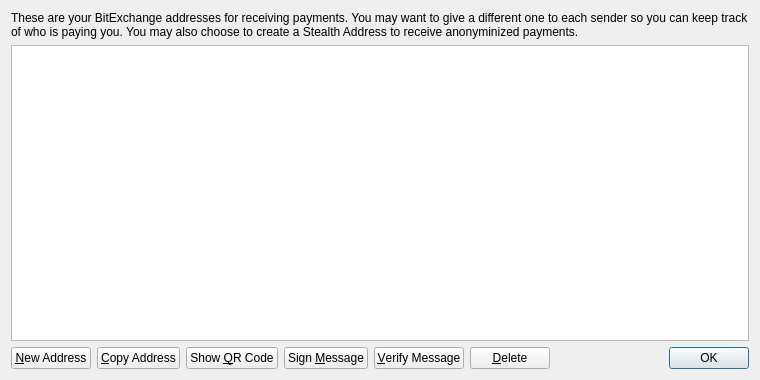
<?xml version="1.0" encoding="UTF-8"?>
<ui version="4.0">
 <class>AddressBookPage</class>
 <widget class="QWidget" name="AddressBookPage">
  <property name="geometry">
   <rect>
    <x>0</x>
    <y>0</y>
    <width>760</width>
    <height>380</height>
   </rect>
  </property>
  <property name="windowTitle">
   <string>Address Book</string>
  </property>
  <layout class="QVBoxLayout" name="verticalLayout">
   <item>
    <widget class="QLabel" name="labelExplanation">
     <property name="text">
      <string>These are your BitExchange addresses for receiving payments. You may want to give a different one to each sender so you can keep track of who is paying you. You may also choose to create a Stealth Address to receive anonyminized payments.</string>
     </property>
     <property name="textFormat">
      <enum>Qt::PlainText</enum>
     </property>
     <property name="wordWrap">
      <bool>true</bool>
     </property>
    </widget>
   </item>
   <item>
    <widget class="QTableView" name="tableView">
     <property name="contextMenuPolicy">
      <enum>Qt::CustomContextMenu</enum>
     </property>
     <property name="toolTip">
      <string>Double-click to edit address or label</string>
     </property>
     <property name="tabKeyNavigation">
      <bool>false</bool>
     </property>
     <property name="alternatingRowColors">
      <bool>true</bool>
     </property>
     <property name="selectionMode">
      <enum>QAbstractItemView::SingleSelection</enum>
     </property>
     <property name="selectionBehavior">
      <enum>QAbstractItemView::SelectRows</enum>
     </property>
     <property name="sortingEnabled">
      <bool>true</bool>
     </property>
     <attribute name="verticalHeaderVisible">
      <bool>false</bool>
     </attribute>
    </widget>
   </item>
   <item>
    <layout class="QHBoxLayout" name="horizontalLayout">
     <item>
      <widget class="QPushButton" name="newAddressButton">
       <property name="toolTip">
        <string>Create a new address</string>
       </property>
       <property name="text">
        <string>&amp;New Address</string>
       </property>
       <property name="icon">
        <iconset resource="../bitcoin.qrc">
         <normaloff>:/icons/add</normaloff>:/icons/add</iconset>
       </property>
      </widget>
     </item>
     <item>
      <widget class="QPushButton" name="copyToClipboard">
       <property name="toolTip">
        <string>Copy the currently selected address to the system clipboard</string>
       </property>
       <property name="text">
        <string>&amp;Copy Address</string>
       </property>
       <property name="icon">
        <iconset resource="../bitcoin.qrc">
         <normaloff>:/icons/editcopy</normaloff>:/icons/editcopy</iconset>
       </property>
      </widget>
     </item>
     <item>
      <widget class="QPushButton" name="showQRCode">
       <property name="text">
        <string>Show &amp;QR Code</string>
       </property>
       <property name="icon">
        <iconset resource="../bitcoin.qrc">
         <normaloff>:/icons/qrcode</normaloff>:/icons/qrcode</iconset>
       </property>
      </widget>
     </item>
     <item>
      <widget class="QPushButton" name="signMessage">
       <property name="toolTip">
        <string>Sign a message to prove you own a BitExchange address</string>
       </property>
       <property name="text">
        <string>Sign &amp;Message</string>
       </property>
       <property name="icon">
        <iconset resource="../bitcoin.qrc">
         <normaloff>:/icons/edit</normaloff>:/icons/edit</iconset>
       </property>
      </widget>
     </item>
     <item>
      <widget class="QPushButton" name="verifyMessage">
       <property name="toolTip">
        <string>Verify a message to ensure it was signed with a specified BitExchange address</string>
       </property>
       <property name="text">
        <string>&amp;Verify Message</string>
       </property>
       <property name="icon">
        <iconset resource="../bitcoin.qrc">
         <normaloff>:/icons/transaction_0</normaloff>:/icons/transaction_0</iconset>
       </property>
      </widget>
     </item>
     <item>
      <widget class="QPushButton" name="deleteButton">
       <property name="toolTip">
        <string>Delete the currently selected address from the list</string>
       </property>
       <property name="text">
        <string>&amp;Delete</string>
       </property>
       <property name="icon">
        <iconset resource="../bitcoin.qrc">
         <normaloff>:/icons/remove</normaloff>:/icons/remove</iconset>
       </property>
      </widget>
     </item>
     <item>
      <spacer name="horizontalSpacer">
       <property name="orientation">
        <enum>Qt::Horizontal</enum>
       </property>
       <property name="sizeHint" stdset="0">
        <size>
         <width>40</width>
         <height>20</height>
        </size>
       </property>
      </spacer>
     </item>
     <item>
      <widget class="QDialogButtonBox" name="buttonBox">
       <property name="sizePolicy">
        <sizepolicy hsizetype="Maximum" vsizetype="Fixed">
         <horstretch>0</horstretch>
         <verstretch>0</verstretch>
        </sizepolicy>
       </property>
       <property name="standardButtons">
        <set>QDialogButtonBox::Ok</set>
       </property>
      </widget>
     </item>
    </layout>
   </item>
  </layout>
 </widget>
 <resources>
  <include location="../bitcoin.qrc"/>
 </resources>
 <connections/>
</ui>
